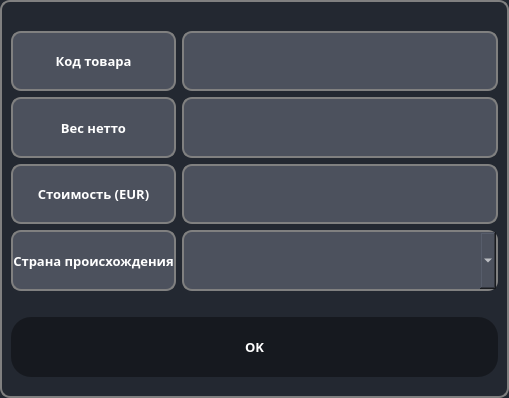
<?xml version="1.0" encoding="UTF-8"?>
<ui version="4.0">
 <class>calc_tax</class>
 <widget class="QDialog" name="calc_tax">
  <property name="geometry">
   <rect>
    <x>0</x>
    <y>0</y>
    <width>509</width>
    <height>398</height>
   </rect>
  </property>
  <property name="windowTitle">
   <string>Dialog</string>
  </property>
  <property name="styleSheet">
   <string notr="true">QDialog {
    
	background-color: rgb(35, 40, 49);
	border: 2px solid gray;
	border-radius: 10px;
    
    
}
QPushButton {
    background-color: rgb(22, 25, 31);
    color: white;
    font-size: 10pt;
    font-weight: 700;
    font-family: RussoOne-Regular;
    border:1px;
    border-radius: 20px;
}

QPushButton:hover {
    background-color: #666;
}

QPushButton:pressed {
    background-color: #888;
}

QLabel {
    color: white;
    font-family: RussoOne-Regular;
    font-size: 10pt;
    font-weight: 600;
    background: rgb(76, 81, 93);
    min-width: 26ex;
    min-height: 4ex;
	border: 2px solid gray;
	border-radius: 10px;
    
}

QComboBox {
    color: white;
    font-family: RussoOne-Regular;
    font-size: 10pt;
    font-weight: 600;
    background: rgb(76, 81, 93);
    min-width: 26ex;
    min-height: 4ex;
    selection-background-color: rgb(39, 44, 54);
	border: 2px solid gray;
	border-radius: 10px;

}

QComboBox:editable {
    background: rgb(76, 81, 93);
}

QComboBox:on { 
    background: rgb(76, 81, 93);
}

QComboBox QAbstractItemView {
  color: white;
  background-color: rgb(76, 81, 93);
  
  selection-background-color: rgb(39, 44, 54);
}

QLineEdit {
    color: white;
    font-family: RussoOne-Regular;
    font-size: 12pt;
    font-weight: 600;
    background: rgb(76, 81, 93);
    border: 2px solid gray;
	border-radius: 10px;
   
    

}</string>
  </property>
  <layout class="QGridLayout" name="gridLayout">
   <item row="1" column="0">
    <widget class="QLabel" name="lbl_tax_kod">
     <property name="font">
      <font>
       <family>RussoOne-Regular</family>
       <pointsize>10</pointsize>
       <weight>75</weight>
       <bold>true</bold>
      </font>
     </property>
     <property name="text">
      <string>Код товара</string>
     </property>
     <property name="alignment">
      <set>Qt::AlignCenter</set>
     </property>
    </widget>
   </item>
   <item row="0" column="1">
    <spacer name="verticalSpacer">
     <property name="orientation">
      <enum>Qt::Vertical</enum>
     </property>
     <property name="sizeType">
      <enum>QSizePolicy::Preferred</enum>
     </property>
     <property name="sizeHint" stdset="0">
      <size>
       <width>10</width>
       <height>20</height>
      </size>
     </property>
    </spacer>
   </item>
   <item row="7" column="0" colspan="2">
    <widget class="QPushButton" name="btn_ok">
     <property name="sizePolicy">
      <sizepolicy hsizetype="Preferred" vsizetype="Expanding">
       <horstretch>0</horstretch>
       <verstretch>0</verstretch>
      </sizepolicy>
     </property>
     <property name="text">
      <string>OK</string>
     </property>
    </widget>
   </item>
   <item row="4" column="1">
    <widget class="QComboBox" name="cmb_count_origin">
     <property name="sizePolicy">
      <sizepolicy hsizetype="Preferred" vsizetype="MinimumExpanding">
       <horstretch>0</horstretch>
       <verstretch>0</verstretch>
      </sizepolicy>
     </property>
     <property name="editable">
      <bool>false</bool>
     </property>
    </widget>
   </item>
   <item row="4" column="0">
    <widget class="QLabel" name="lbl_count_orig">
     <property name="font">
      <font>
       <family>RussoOne-Regular</family>
       <pointsize>10</pointsize>
       <weight>75</weight>
       <bold>true</bold>
      </font>
     </property>
     <property name="text">
      <string>Страна происхождения</string>
     </property>
     <property name="alignment">
      <set>Qt::AlignCenter</set>
     </property>
    </widget>
   </item>
   <item row="2" column="0">
    <widget class="QLabel" name="lbl_nbr_inv">
     <property name="font">
      <font>
       <family>RussoOne-Regular</family>
       <pointsize>10</pointsize>
       <weight>75</weight>
       <bold>true</bold>
      </font>
     </property>
     <property name="text">
      <string>Вес нетто</string>
     </property>
     <property name="alignment">
      <set>Qt::AlignCenter</set>
     </property>
    </widget>
   </item>
   <item row="3" column="0">
    <widget class="QLabel" name="lbl_value">
     <property name="font">
      <font>
       <family>RussoOne-Regular</family>
       <pointsize>10</pointsize>
       <weight>75</weight>
       <bold>true</bold>
      </font>
     </property>
     <property name="text">
      <string>Стоимость (EUR)</string>
     </property>
     <property name="alignment">
      <set>Qt::AlignCenter</set>
     </property>
    </widget>
   </item>
   <item row="3" column="1">
    <widget class="QLineEdit" name="lne_value">
     <property name="sizePolicy">
      <sizepolicy hsizetype="Expanding" vsizetype="MinimumExpanding">
       <horstretch>0</horstretch>
       <verstretch>0</verstretch>
      </sizepolicy>
     </property>
     <property name="layoutDirection">
      <enum>Qt::RightToLeft</enum>
     </property>
     <property name="alignment">
      <set>Qt::AlignRight|Qt::AlignTrailing|Qt::AlignVCenter</set>
     </property>
    </widget>
   </item>
   <item row="6" column="0">
    <spacer name="verticalSpacer_3">
     <property name="orientation">
      <enum>Qt::Vertical</enum>
     </property>
     <property name="sizeType">
      <enum>QSizePolicy::Preferred</enum>
     </property>
     <property name="sizeHint" stdset="0">
      <size>
       <width>20</width>
       <height>20</height>
      </size>
     </property>
    </spacer>
   </item>
   <item row="8" column="0">
    <spacer name="verticalSpacer_2">
     <property name="orientation">
      <enum>Qt::Vertical</enum>
     </property>
     <property name="sizeType">
      <enum>QSizePolicy::Preferred</enum>
     </property>
     <property name="sizeHint" stdset="0">
      <size>
       <width>20</width>
       <height>10</height>
      </size>
     </property>
    </spacer>
   </item>
   <item row="1" column="1">
    <widget class="QLineEdit" name="lne_tax_kod">
     <property name="sizePolicy">
      <sizepolicy hsizetype="Expanding" vsizetype="MinimumExpanding">
       <horstretch>0</horstretch>
       <verstretch>0</verstretch>
      </sizepolicy>
     </property>
     <property name="font">
      <font>
       <family>RussoOne-Regular</family>
       <pointsize>12</pointsize>
       <weight>75</weight>
       <bold>true</bold>
       <stylestrategy>NoAntialias</stylestrategy>
      </font>
     </property>
     <property name="layoutDirection">
      <enum>Qt::RightToLeft</enum>
     </property>
     <property name="alignment">
      <set>Qt::AlignRight|Qt::AlignTrailing|Qt::AlignVCenter</set>
     </property>
    </widget>
   </item>
   <item row="2" column="1">
    <widget class="QLineEdit" name="lne_mass">
     <property name="sizePolicy">
      <sizepolicy hsizetype="Expanding" vsizetype="MinimumExpanding">
       <horstretch>0</horstretch>
       <verstretch>0</verstretch>
      </sizepolicy>
     </property>
     <property name="layoutDirection">
      <enum>Qt::RightToLeft</enum>
     </property>
     <property name="alignment">
      <set>Qt::AlignRight|Qt::AlignTrailing|Qt::AlignVCenter</set>
     </property>
    </widget>
   </item>
  </layout>
 </widget>
 <tabstops>
  <tabstop>lne_tax_kod</tabstop>
  <tabstop>lne_mass</tabstop>
  <tabstop>lne_value</tabstop>
  <tabstop>cmb_count_origin</tabstop>
  <tabstop>btn_ok</tabstop>
 </tabstops>
 <resources/>
 <connections/>
</ui>
